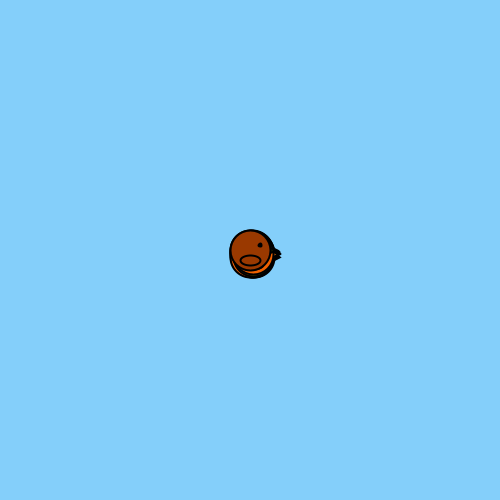
Frame 1 (no input)
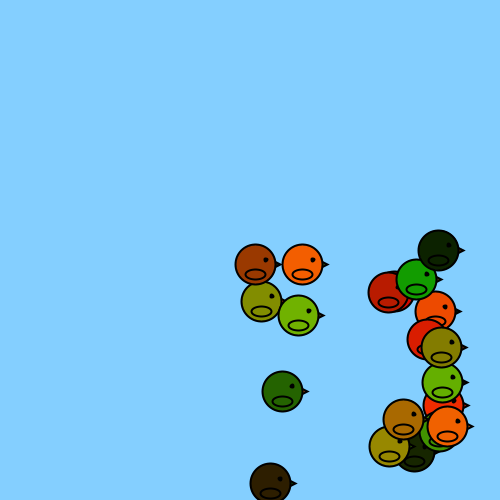
Frame 60 (the mouse pressed at the canvas centre just before this capture)
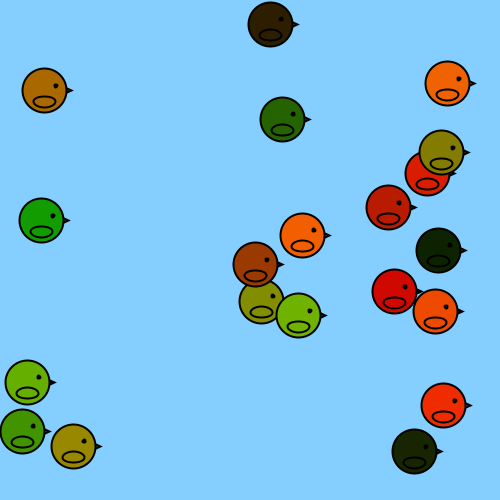
Frame 120 (the mouse held since frame 60 and released just before this capture)

The Processing sketch that drew these frames (run headless with seeded random() and noise(); from frame 60 on, the mouse is pressed at the canvas centre):

// Processing sketch: processing_146156
// ── processing_146156.pde

int a = 10;
int b = 18;
int Patos = 20;
int i;

//Matriu de posicions x i y de "Patos" elements:
float[] posX = new float[Patos];
float[] posY = new float[Patos];
//Matriu de velocitats x i y de "Patos" elements:
float[] velX = new float[Patos];
float[] velY = new float[Patos];
//Matriu de colors de "Patos" elements pel cos, el bec i les ales:
color[] colorPatos = new color[Patos];
color[] colorBec = new color[Patos];
color[] colorUll = new color[Patos];


void setup(){
  size(500,500);
  //Determinar posicions i velocitats inicials i els colors:
  for(int i=0; i<Patos; i++){ //Si "i" es mes petit que "Patos", se li suma 1.
    posX[i] = width/2; //Posicio X inicial
    posY[i] = height/2; //Posicio Y inicial.
    velX[i] = random(5); //Velocitat X inicial.
    velY[i] = random(10); //Velocitat Y inicial.
    colorPatos[i] = color(random(251),random(188),random(0)); //Color del cos random per a cada Pato.
    colorBec[i] = color(random(233),random(96),random(15)); //Color del bec random per a cada Pato.
    colorUll[i] = color(0); //Color de l'ull random per a cada Pato.
  }
}

void draw(){
  background(132,207,posY[i]);

  //Determinar el bucle perque repeteixi les accions a tots els valors de les matrius:
  for(int i=0; i<Patos; i++){
    //Redeterminar les posicions inicials:
    posX[i] += velX[i];
    posY[i] += velY[i];

    //Determinar els rebots amb els limits:
    if((posX[i]<0+2*a)||(posX[i]>width-9*a/2)){
      velX[i] = -velX[i];
    } 
    if((posY[i]<2*a)||(posY[i]>height-2*a)){
      velY[i] = -velY[i];
    } 
  
   //DIBUIX PATO:
    //bec:
    stroke(0);
    strokeWeight(2);
    fill(colorBec[i]);
    triangle(posX[i]+3*a/2,posY[i]-a/2,posX[i]+5*a/2,posY[i],posX[i]+3*a/2,posY[i]+a/2);
    //cos:
    fill(colorPatos[i]);
    ellipse(posX[i],posY[i],4*a,4*a);
    //ala:
    ellipse(posX[i],posY[i]+a,2*a,a);
    //ull;
    fill(colorUll[i]);
    ellipse(posX[i]+a,posY[i]-a/2,a/3,a/3);
  }
}


void mousePressed(){
  //Determinar les noves posicions inicials dels Patos al clicar el mouse:
  for(int i = 0; i<Patos; i++){
    posX[i] = mouseX;
    posY[i] = mouseY;
    }
   
  //Definir que fins a certes mides els Patos es facin grans a cada 'click'.
   if(a<b){
     a = a+1; 
   }
   if(a>=b){ //els Patos tornen a la mida original quan a=20.
     a = 10;
   }
} 
